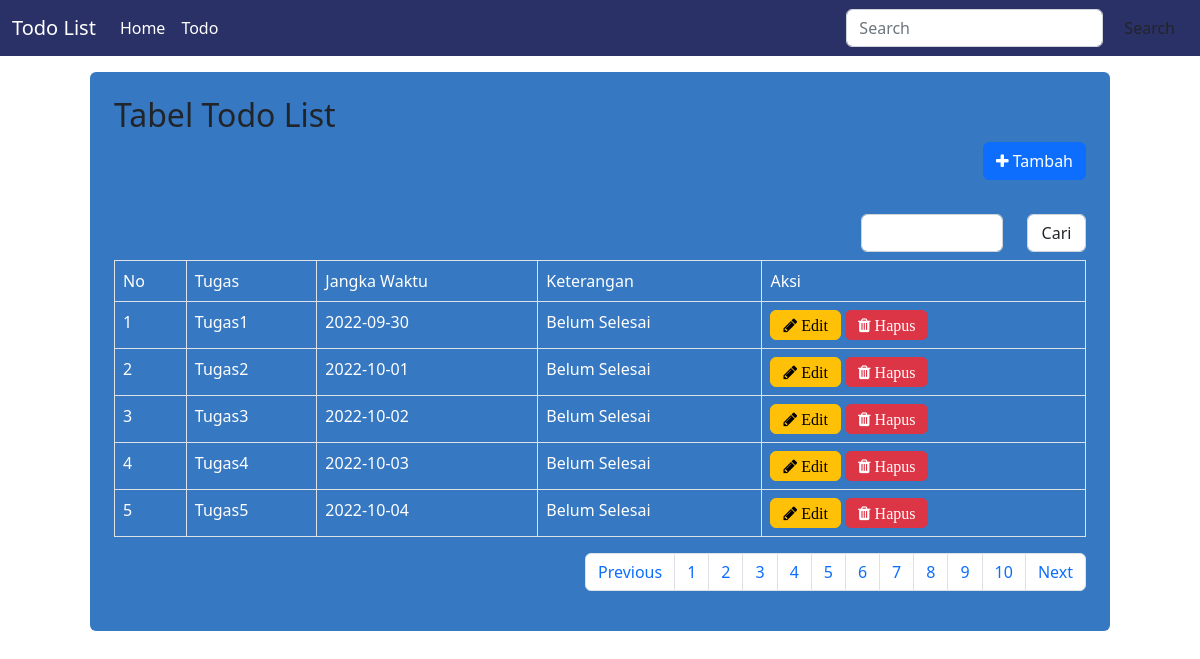
The page /index.php?halaman=todo on the database its author committed.
### tables this page shows
CREATE TABLE `tbl_todo` (
  `id` int(11) NOT NULL AUTO_INCREMENT,
  `tugas` varchar(100) NOT NULL,
  `jangka_waktu` date NOT NULL,
  `keterangan` varchar(20) NOT NULL,
  PRIMARY KEY (`id`)
);

### todo/todo.php (the view, shortened to what this page needs)
<?php
include "config.php";
if (isset($_POST['cari'])) {
  $cari=$_POST['cari'];
  $sql="SELECT * FROM tbl_todo WHERE tugas LIKE '%$cari%'";
}else{
  $sql="SELECT * FROM tbl_todo LIMIT 0,5;";
}
$hasil= mysqli_query($mysqli,$sql);
$sql2= "SELECT * FROM tbl_todo";
$hasil2= mysqli_query($mysqli,$sql2);
$jlhdata=mysqli_num_rows($hasil2);
$perulangan= $jlhdata/5;
?>
<h2>Tabel Todo List</h2>
<button style="float: right;" type="button" class="btn btn-primary mb-2" data-bs-toggle="modal" data-bs-target="#exampleModal">
  <i class="fa fa-plus"></i> Tambah
</button>
<br>
<br>
<br>
<form action="index.php?halaman=todo" method="POST">
<div class="row d-flex justify-content-end mb-2">
  <div class="col-2">
      <input type="text" name="cari" class="col-12 form-control">
  </div>
  <div class="col-1">
      <button type="submit" class="col-10 form-control">
        Cari
      </button>
  </div>
</div>
</form>
<table border="1" class="table table-bordered teks-putih">
 <tr>
 <td>No</td><td>Tugas</td><td>Jangka Waktu</td><td>Keterangan</td><td>Aksi</td>
 </tr>
<?php
$no=1;
 while ($row= mysqli_fetch_array($hasil)) {
echo "<tr>
 <td>$no</td><td>$row[tugas]</td><td>$row[jangka_waktu]</td><td>$row[keterangan]</td>
 <td>
 <a class='btn btn-warning fa fa-pencil' href='index.php?halaman=edit_todo&id=$row[id]'> Edit</a>"?>
 <a class='btn btn-danger fa fa-trash'  href='todo/aksi_hapus_todo.php?id=<?=$row['id']?>'
 onclick='return confirm("are you sure?")'> Hapus</a>
 </td>
<?php
echo
 "</tr>";
 $no++;
 }
?>
</table>
<div class="d-flex justify-content-end">
      <nav aria-label="Page navigation example">
        <ul class="pagination">
          <li class="page-item"><a class="page-link" href="#">Previous</a></li>
          <?php
          $page=0;
            for ($i=0; $i < $perulangan; $i++) {
              ?>
                <li class="page-item"><a class="page-link" href="index.php?halaman=todo&start=<?=$page?>"><?=$i+1?></a></li>
              <?php
              $page+=5;
            }
          ?>
          <li class="page-item"><a class="page-link" href="#">Next</a></li>
        </ul>
      </nav>
</div>

### index.php (shortened to what this page needs)
<!doctype html>
<html lang="en">
  <head>
    <link href="https://cdn.jsdelivr.net/npm/bootstrap@5.2.0/dist/css/bootstrap.min.css" rel="stylesheet">
    <link rel="stylesheet" href="https://maxcdn.bootstrapcdn.com/font-awesome/4.5.0/css/font-awesome.min.css" />
  </head>
  <body>
    <nav class="navbar navbar-expand-lg" style="background-color:#2a3166;">
	  <div class="container-fluid">
	    <a class="navbar-brand teks-putih" href="#">Todo List</a>
	    <div class="collapse navbar-collapse" id="navbarSupportedContent">
	      <ul class="navbar-nav me-auto mb-2 mb-lg-0">
	        <li class="nav-item">
	          <a class="nav-link active teks-putih" aria-current="page" href="index.php?halaman=home">Home</a>
	        </li>
	        <li class="nav-item">
	          <a class="nav-link teks-putih" href="index.php?halaman=todo">Todo</a>
	        </li>
	      </ul>
	      <form class="d-flex" role="search">
	        <input class="form-control me-2" type="search" placeholder="Search" aria-label="Search">
	        <button class="btn btn-outline-succes teks-putihs" type="submit">Search</button>
	      </form>
	    </div>
	  </div>
	</nav>
    	<div class="container-fliud">
    		<div class="row d-flex justify-content-center mt-3" style="min-height: 400px;" >
    			<div class="col-md-10 p-4 rounded-2" style="background-color: #3778c2">
    				<?php
    					if ($_GET['halaman']=='home') {
    						include "home/home.php";
    					}
    					else if ($_GET['halaman']=='todo') {
    						include "todo/todo.php";
    					}
    					else if ($_GET['halaman']=='edit_todo') {
    						include "todo/edit_todo.php";
    					}
    				?>
    			</div>
    		</div>
    	</div>
  </body>
</html>

### index.php (style rules this page uses)
.teks-putih { color: white !important; }

### rows shown on the page
tbl_todo: tugas "Tugas1", jangka_waktu "2022-09-30", keterangan "Belum Selesai"
tbl_todo: tugas "Tugas2", jangka_waktu "2022-10-01", keterangan "Belum Selesai"
tbl_todo: tugas "Tugas3", jangka_waktu "2022-10-02", keterangan "Belum Selesai"
tbl_todo: tugas "Tugas4", jangka_waktu "2022-10-03", keterangan "Belum Selesai"
tbl_todo: tugas "Tugas5", jangka_waktu "2022-10-04", keterangan "Belum Selesai"
